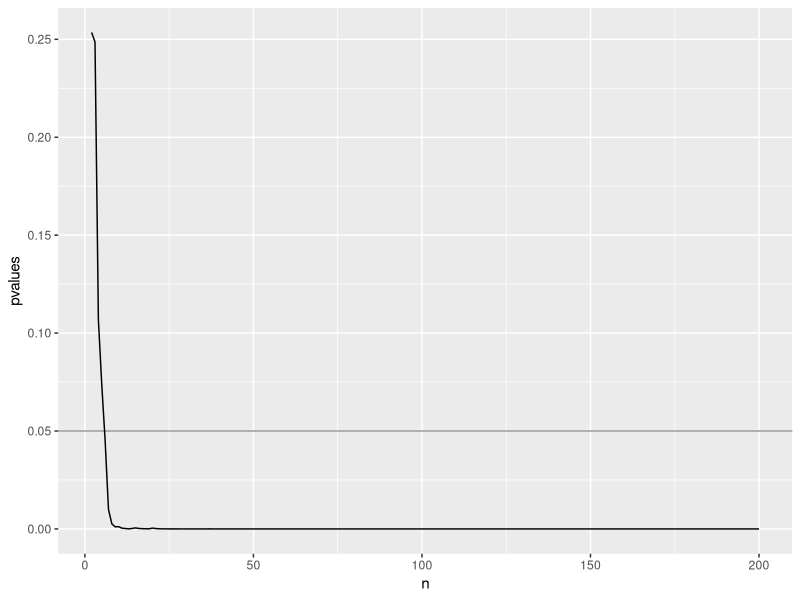
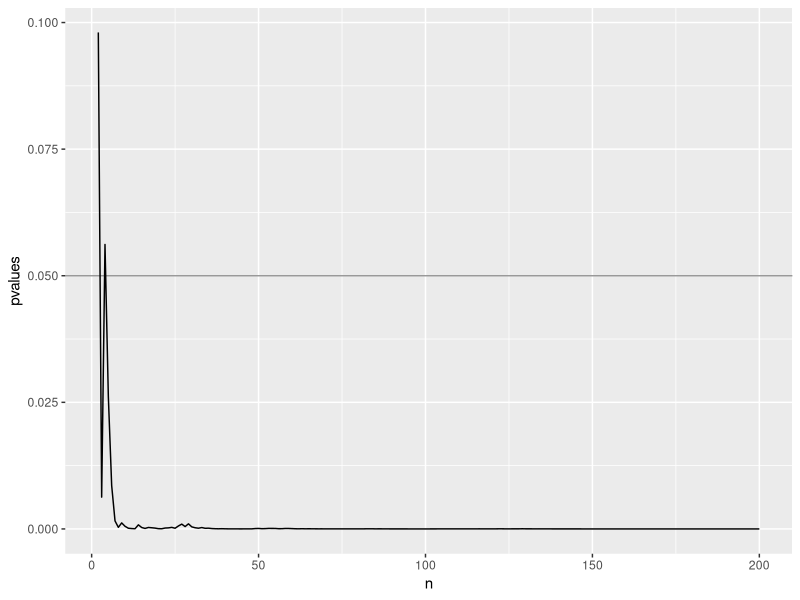
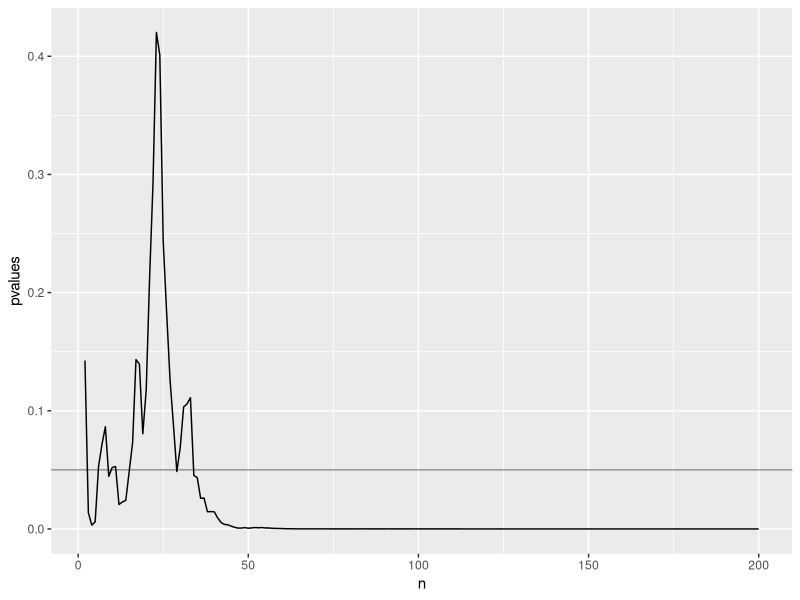
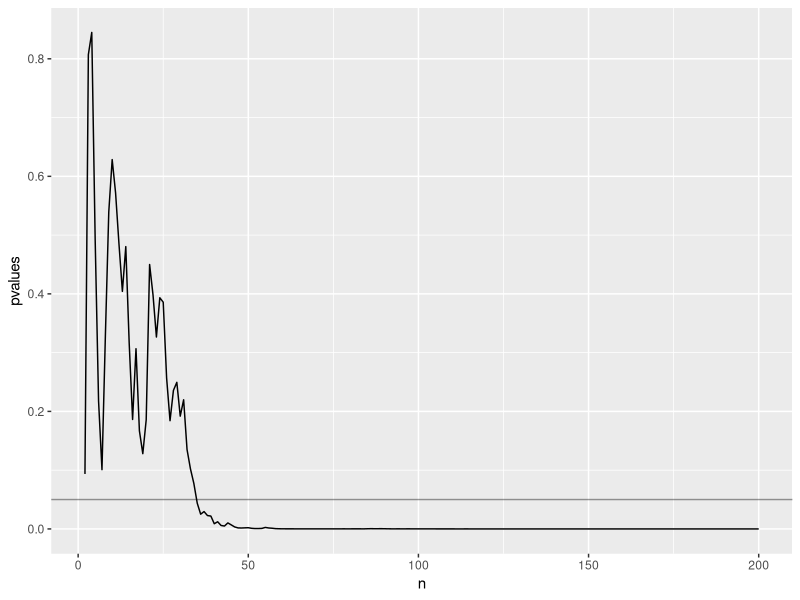
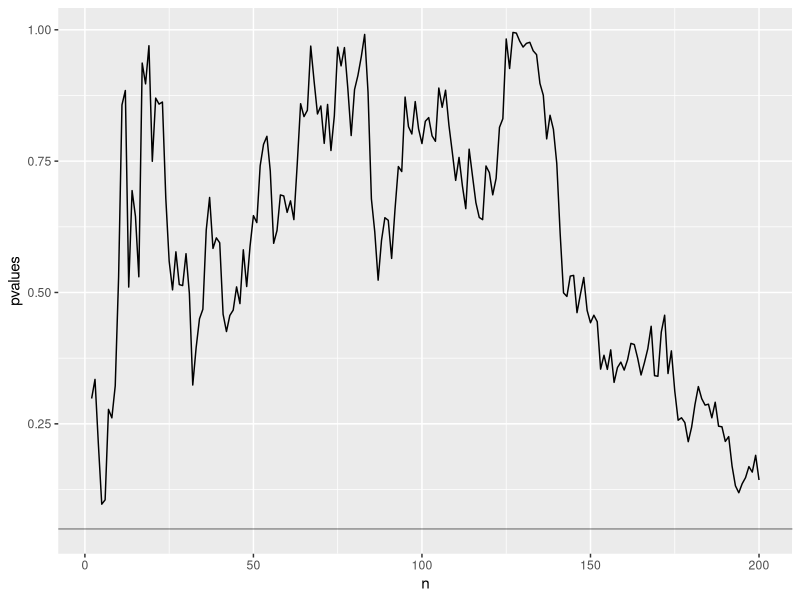
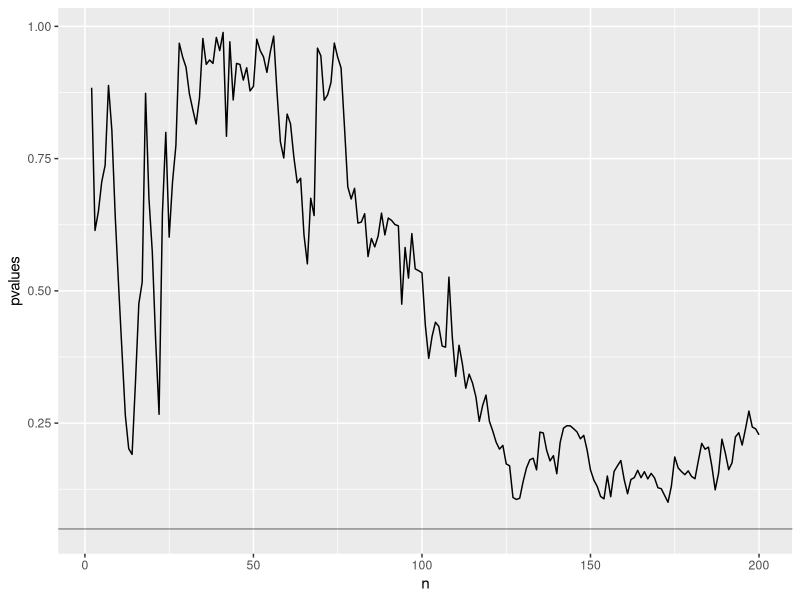
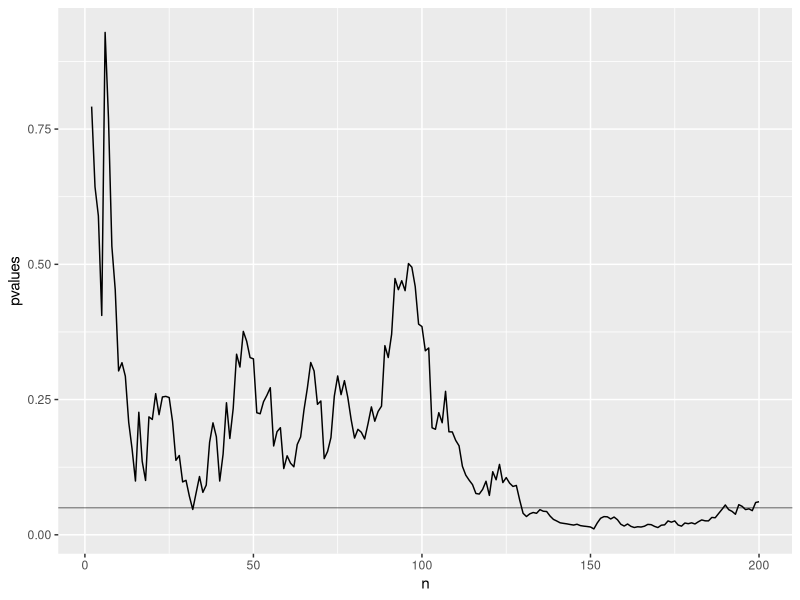

Here is the R script that generated these plots, in order: (Note: this script raises an error after producing the figures.)
library(tidyverse)
library(pwr)        # install.packages("pwr")
library(gganimate)  # install.packages("gganimate")

# Does it annoy you that you don't know when to quote and when not to?
# If something is already in the R environment, it doesn't need quotes
# If it isn't, it does
# So the library name goes in quotes when you install it but not when you load it
# This applies with tidyverse functions too, in general


set.seed(1234) # set a random number seed so these results can be reproduced

control <- rnorm(200, mean = 100, sd = 15)
manip <- rnorm(200, mean = 110, sd = 15)
# create two vectors of random normal variates
# one with mean 100, one with mean 110, both with SD 15
# 200 in each vector

data10 <- tibble(measure = c(control, manip), 
                 group = c(rep("control", 200), rep("manip", 200)), 
                 sample = rep(1:200, 2))
# this creates a data frame ("tibble") in "long" format
# the control and manip numbers are stacked up
# there is a "sample" column that runs 1 to 200 for each group

pwr.t.test(d = 0.67, power = 0.8, sig.level=0.05, type="two.sample", alternative="two.sided")
# calculate power of t-test with d = 0.67
# when samples == 36 we should expect p to be below .05 80% of the time

march_p <- function(samples = 15) {
  tempdata <- data10 %>% filter(sample <= samples)
  t.test(measure ~ group, data = tempdata)$p.value
}
# break down the steps in this function
# set a parameter "samples" with a default value of 15
# create a data frame, tempdata, containing the elements of data10
# where sample is less than or equal to "samples"
# so if "samples" is 15, you are left with the first 15 control and the first 15 manip
# then run a t-test on this sub-sample of data and just return the p-value
march_p()

pvalues <- map(2:200, march_p) %>% unlist()
# "map" will iterate the second argument across the first
# this produces a list of march_p(samples = 2), march_p(samples = 3), ...
# "unlist" converts from list format to just a vector of numbers

tibble(n = 2:200, pvalues) %>%
  ggplot(aes(x=n,y=pvalues)) +
  geom_line() +
  geom_hline(yintercept = 0.05,alpha=0.4)
# we can plot how the p-values change as we add to the sample from n = 2 to 200
# looks nice and orderly right?

# generate another sample

set.seed(2468)

control <- rnorm(200, mean = 100, sd = 15)
manip <- rnorm(200, mean = 110, sd = 15)

data10 <- tibble(measure = c(control, manip), 
                 group = c(rep("control", 200), rep("manip", 200)), 
                 sample = rep(1:200, 2))

march_p <- function(samples = 15) {
  tempdata <- data10 %>% filter(sample <= samples)
  t.test(measure ~ group, data = tempdata)$p.value
}

pvalues <- map(2:200, march_p) %>% unlist()

tibble(n = 2:200, pvalues) %>%
  ggplot(aes(x=n,y=pvalues)) +
  geom_line() +
  geom_hline(yintercept = 0.05,alpha=0.4)
# still pretty orderly. Who needs n = 36?

# generate a third sample

set.seed(3579)

control <- rnorm(200, mean = 100, sd = 15)
manip <- rnorm(200, mean = 110, sd = 15)

data10 <- tibble(measure = c(control, manip), 
                 group = c(rep("control", 200), rep("manip", 200)), 
                 sample = rep(1:200, 2))

march_p <- function(samples = 15) {
  tempdata <- data10 %>% filter(sample <= samples)
  t.test(measure ~ group, data = tempdata)$p.value
}

pvalues <- map(2:200, march_p) %>% unlist()

tibble(n = 2:200, pvalues) %>%
  ggplot(aes(x=n,y=pvalues)) +
  geom_line() +
  geom_hline(yintercept = 0.05,alpha=0.4)
# perhaps we would really like n = 36 in each group!
# this starts to show the issues with collecting data sequentially and testing as you go
# the p-values can go up and down as data are accumulated
# but if there's an effect in the population, they should go below .05 and stay there

pvalues <= 0.05 # when you hit 33 in each sample, p goes below .05 and stays there

tibble(n = 2:200, pvalues) %>%
  ggplot(aes(x=n,y=pvalues)) +
  geom_line() +
  geom_hline(yintercept = 0.05,alpha=0.4) +
  transition_reveal(n) # produces animated gif (gganimate package)

anim_save("nicemarch.gif") # gganimate package allows saving animated gifs!

# generate a fourth sample

# let's wrap the whole thing in a function 

generate_march <- function(seed, control_mean = 100, manip_mean = 110) {
  set.seed(seed)
  control <- rnorm(200, mean = control_mean, sd = 15)
  manip <- rnorm(200, mean = manip_mean, sd = 15)
  data_gen <- tibble(measure = c(control, manip), 
                   group = c(rep("control", 200), rep("manip", 200)), 
                   sample = rep(1:200, 2))
  march_p_gen <- function(samples = 15) {
    tempdata <- data_gen %>% filter(sample <= samples)
    t.test(measure ~ group, data = tempdata)$p.value }
  pvalues <- map(2:200, march_p_gen) %>% unlist()
  tibble(n = 2:200, pvalues) %>%
    ggplot(aes(x=n,y=pvalues)) +
    geom_line() +
    geom_hline(yintercept = 0.05,alpha=0.4)
}
# changed "data10" and "march_p" so they are only defined within function
# odd things can happen when you call things within functions that are
# part of the global environment ("scoping")
# R will look within the function first and then look outside
# can also use "anonymous function" with map (google it) instead of defining march_p_gen
# "seed" does not have a default so we must specify it each time
# if we don't specify control_mean or manip_mean, they stay at 100 and 110
# we could make this more general by adding an SD parameter, or even two SD parameters

generate_march(1313)

# what if we do this exercise when there is no effect?

generate_march(seed = 2345, manip_mean = 100)

# generate another sample

generate_march(4444, manip_mean = 100) # when parameters in order, don't need to name
# but if I didn't name manip_mean, it would think I meant control_mean = 100
# but generate_march(4444, 100, 100) would work

generate_march_gif <- function(seed, control_mean = 100, manip_mean = 110) {
  set.seed(seed)
  control <- rnorm(200, mean = control_mean, sd = 15)
  manip <- rnorm(200, mean = manip_mean, sd = 15)
  data_gen <- tibble(measure = c(control, manip), 
                     group = c(rep("control", 200), rep("manip", 200)), 
                     sample = rep(1:200, 2))
  march_p_gen <- function(samples = 15) {
    tempdata <- data_gen %>% filter(sample <= samples)
    t.test(measure ~ group, data = tempdata)$p.value }
  pvalues <- map(2:200, march_p_gen) %>% unlist()
  tibble(n = 2:200, pvalues) %>%
    ggplot(aes(x=n,y=pvalues)) +
    geom_line() +
    geom_hline(yintercept = 0.05,alpha=0.4) +
    transition_reveal(n)
}

generate_march_gif(4444, manip_mean = 100)
anim_save("null1.gif")

# one more time

generate_march(3333, manip_mean = 100)

generate_march_gif(3333, manip_mean = 100)
anim_save("null2yikes.gif")
  
# yikes!
# even when no effect in population, possible to make a type 1 error
# if you actually did this experiment, you might convince yourself at N ~ 30 you were close
